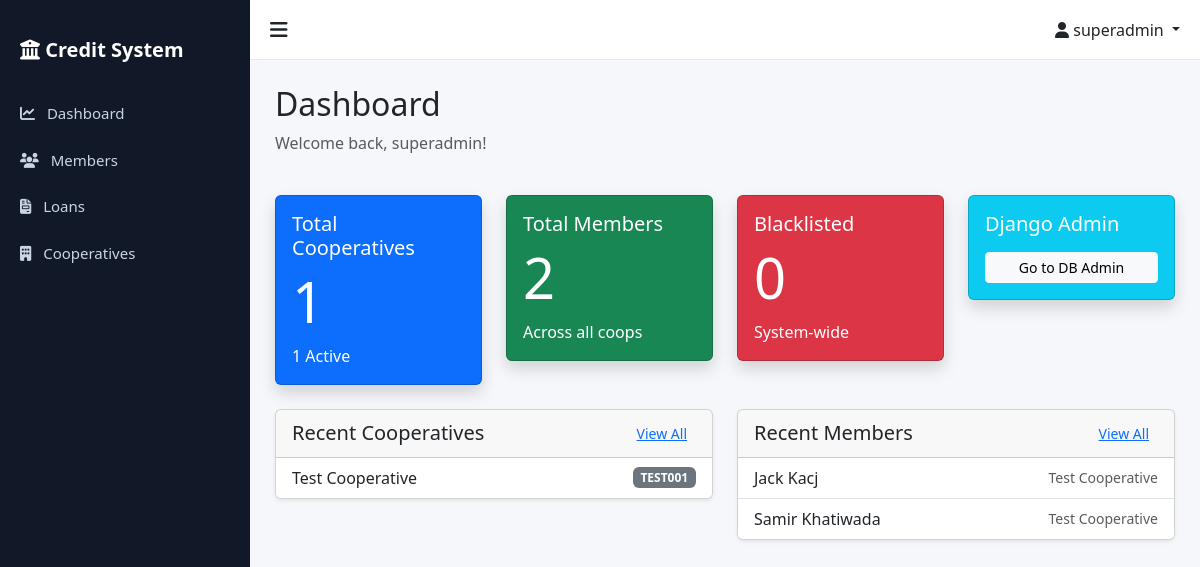
Screenshot of /accounts/dashboard/ (signed in) with the database file from the repository.
### accounts/models.py (models this page shows, shortened)
class User(AbstractUser):
    ROLE_CHOICES = (
        ('superadmin', 'Super Admin'),
        ('admin', 'Admin'),
        ('staff', 'Staff'),
    )
    role = models.CharField(max_length=20, choices=ROLE_CHOICES, default='staff')
    cooperative = models.ForeignKey(
        'cooperatives.Cooperative',
        on_delete=models.SET_NULL,
        null=True,
        blank=True,
        related_name='users',
        help_text="Null for Super Admin users"
    )
    class Meta:
        ordering = ['-date_joined']
        indexes = [
            models.Index(fields=['role']),
            models.Index(fields=['cooperative']),
        ]
    def is_superadmin(self):
        return self.role == 'superadmin'

### cooperatives/models.py (models this page shows, shortened)
class Cooperative(models.Model):
    STATUS_CHOICES = (
        ('active', 'Active'),
        ('inactive', 'Inactive'),
    )
    name = models.CharField(max_length=255)
    code = models.CharField(max_length=50, unique=True)
    address = models.TextField()
    contact = models.CharField(max_length=255)  # Can contain phone/email
    status = models.CharField(max_length=20, choices=STATUS_CHOICES, default='active')
    created_at = models.DateTimeField(auto_now_add=True)
    updated_at = models.DateTimeField(auto_now=True)
    class Meta:
        ordering = ['-created_at']
        verbose_name_plural = 'Cooperatives'

### members/models.py (models this page shows, shortened)
class Member(models.Model):
    full_name = models.CharField(max_length=255)
    citizenship_number = models.CharField(max_length=50, unique=True)
    unique_system_id = models.CharField(max_length=20, unique=True, editable=False)
    address = models.TextField()
    phone = models.CharField(max_length=20)
    blacklist_status = models.BooleanField(default=False)
    cooperative = models.ForeignKey(
        'cooperatives.Cooperative',
        on_delete=models.CASCADE,
        related_name='members'
    )
    created_at = models.DateTimeField(auto_now_add=True)
    updated_at = models.DateTimeField(auto_now=True)
    class Meta:
        ordering = ['-created_at']
        indexes = [
            models.Index(fields=['citizenship_number']),
            models.Index(fields=['unique_system_id']),
            models.Index(fields=['blacklist_status']),
        ]

### accounts/views.py (the view, shortened to what this page needs)
# urls.py: path('dashboard/', views.DashboardView.as_view(), name='dashboard'),
class DashboardView(LoginRequiredMixin, TemplateView):
    template_name = 'accounts/dashboard.html'
    def get_context_data(self, **kwargs):
        context = super().get_context_data(**kwargs)
        user = self.request.user
        if user.is_superadmin():
            context['total_cooperatives'] = Cooperative.objects.count()
            context['active_cooperatives'] = Cooperative.objects.filter(status='active').count()
            context['total_members'] = Member.objects.count()
            context['blacklisted_members'] = Member.objects.filter(blacklist_status=True).count()
            context['recent_members'] = Member.objects.all().order_by('-created_at')[:5]
            context['recent_cooperatives'] = Cooperative.objects.all().order_by('-created_at')[:5]
        return context

### templates/accounts/dashboard.html (shortened to what this page needs)
{% extends 'base.html' %}
{% block content %}
<div class="row mb-4">
    <div class="col">
        <h2>Dashboard</h2>
        <p class="text-muted">Welcome back, {{ user.full_name|default:user.username }}!</p>
    </div>
</div>
{% if user.is_superadmin %}
<div class="row mb-4">
    <div class="col-md-3">
        <div class="card bg-primary text-white shadow">
            <div class="card-body">
                <h5 class="card-title">Total Cooperatives</h5>
                <h2 class="display-4">{{ total_cooperatives }}</h2>
                <p class="mb-0">{{ active_cooperatives }} Active</p>
            </div>
        </div>
    </div>
    <div class="col-md-3">
        <div class="card bg-success text-white shadow">
            <div class="card-body">
                <h5 class="card-title">Total Members</h5>
                <h2 class="display-4">{{ total_members }}</h2>
                <p class="mb-0">Across all coops</p>
            </div>
        </div>
    </div>
    <div class="col-md-3">
        <div class="card bg-danger text-white shadow">
            <div class="card-body">
                <h5 class="card-title">Blacklisted</h5>
                <h2 class="display-4">{{ blacklisted_members }}</h2>
                <p class="mb-0">System-wide</p>
            </div>
        </div>
    </div>
    <div class="col-md-3">
        <div class="card bg-info text-white shadow">
            <div class="card-body">
                <h5 class="card-title">Django Admin</h5>
                <div class="mt-3">
                    <a href="/admin/" class="btn btn-light btn-sm w-100">Go to DB Admin</a>
                </div>
            </div>
        </div>
    </div>
</div>
<div class="row">
    <div class="col-md-6">
        <div class="card shadow-sm mb-4">
            <div class="card-header d-flex justify-content-between align-items-center">
                <h5 class="mb-0">Recent Cooperatives</h5>
                <a href="{% url 'cooperatives:list' %}" class="btn btn-sm btn-link">View All</a>
            </div>
            <ul class="list-group list-group-flush">
                {% for coop in recent_cooperatives %}
                <li class="list-group-item d-flex justify-content-between align-items-center">
                    {{ coop.name }}
                    <span class="badge bg-secondary">{{ coop.code }}</span>
                </li>
                {% empty %}
                <li class="list-group-item text-center">No cooperatives yet.</li>
                {% endfor %}
            </ul>
        </div>
    </div>
    <div class="col-md-6">
        <div class="card shadow-sm mb-4">
            <div class="card-header d-flex justify-content-between align-items-center">
                <h5 class="mb-0">Recent Members</h5>
                <a href="{% url 'members:member_list' %}" class="btn btn-sm btn-link">View All</a>
            </div>
            <ul class="list-group list-group-flush">
                {% for member in recent_members %}
                <li class="list-group-item d-flex justify-content-between align-items-center">
                    {{ member.full_name }}
                    <small class="text-muted">{{ member.cooperative.name }}</small>
                </li>
                {% empty %}
                <li class="list-group-item text-center">No members yet.</li>
                {% endfor %}
            </ul>
        </div>
    </div>
</div>
{% endif %}
{% endblock %}

### templates/base.html (shortened to what this page needs)
{% load static %}
<!DOCTYPE html>
<html lang="en">
<head>
<link href="https://cdn.jsdelivr.net/npm/bootstrap@5.3.2/dist/css/bootstrap.min.css" rel="stylesheet">
<link rel="stylesheet" href="https://cdnjs.cloudflare.com/ajax/libs/font-awesome/6.5.0/css/all.min.css">
</head>
<body>
<div id="sidebar" class="sidebar">
<div class="sidebar-brand">
<i class="fa-solid fa-building-columns"></i> Credit System
</div>
{% if user.is_authenticated %}
<a href="{% url 'accounts:dashboard' %}">
<i class="fa-solid fa-chart-line me-2"></i> Dashboard
</a>
<a href="{% url 'members:member_list' %}">
<i class="fa-solid fa-users me-2"></i> Members
</a>
<a href="{% url 'loans:loan_list' %}">
    <i class="fa-solid fa-file-invoice me-2"></i> Loans
</a>
{% if user.is_superadmin %} <a href="{% url 'cooperatives:list' %}"> <i class="fa-solid fa-building me-2"></i> Cooperatives </a>
{% elif user.cooperative %} <a href="{% url 'cooperatives:detail' user.cooperative.pk %}"> <i class="fa-solid fa-handshake me-2"></i> My Cooperative </a>
{% endif %}
{% endif %}
</div>
<div id="mainContent" class="main-content">
<div class="topbar">
<div class="toggle-btn" onclick="toggleSidebar()">
<i class="fa-solid fa-bars"></i>
</div>
<div>
{% if user.is_authenticated %}
<div class="dropdown">
<a class="dropdown-toggle text-dark text-decoration-none"
href="#"
role="button"
data-bs-toggle="dropdown">
<i class="fa-solid fa-user"></i>
{{ user.username }}
</a>
</div>
{% else %}
<a href="{% url 'accounts:login' %}" class="btn btn-primary btn-sm">
Login
</a>
{% endif %}
</div>
</div>
<div class="page-content">
{% block content %}
{% endblock %}
</div>
</div>
</body>
</html>

### templates/base.html (style rules this page uses)
body { overflow-x:hidden; background:#f5f7fb; }
.sidebar { height:100vh; width:250px; position:fixed; top:0; left:0; background:#111827; padding-top:20px; transition:all 0.3s; }
.sidebar a { color:#cbd5e1; padding:12px 20px; display:block; text-decoration:none; font-size:15px; }
.sidebar-brand { color:#fff; font-size:20px; font-weight:600; padding:15px 20px; margin-bottom:10px; }
.main-content { margin-left:250px; transition:all 0.3s; }
.topbar { height:60px; background:#fff; border-bottom:1px solid #e5e7eb; display:flex; align-items:center; justify-content:space-between; padding:0 20px; }
.toggle-btn { font-size:20px; cursor:pointer; }
.page-content { padding:25px; }

### rows the page displays
User: username "superadmin", full_name "superadmin"
Cooperative: name "Test Cooperative", code "TEST001"
Member: full_name "Jack Kacj", cooperative.name "Test Cooperative"
Member: full_name "Samir Khatiwada", cooperative.name "Test Cooperative"

### other values shown
{{ total_cooperatives }} "1"
{{ active_cooperatives }} "1"
{{ total_members }} "2"
{{ blacklisted_members }} "0"
